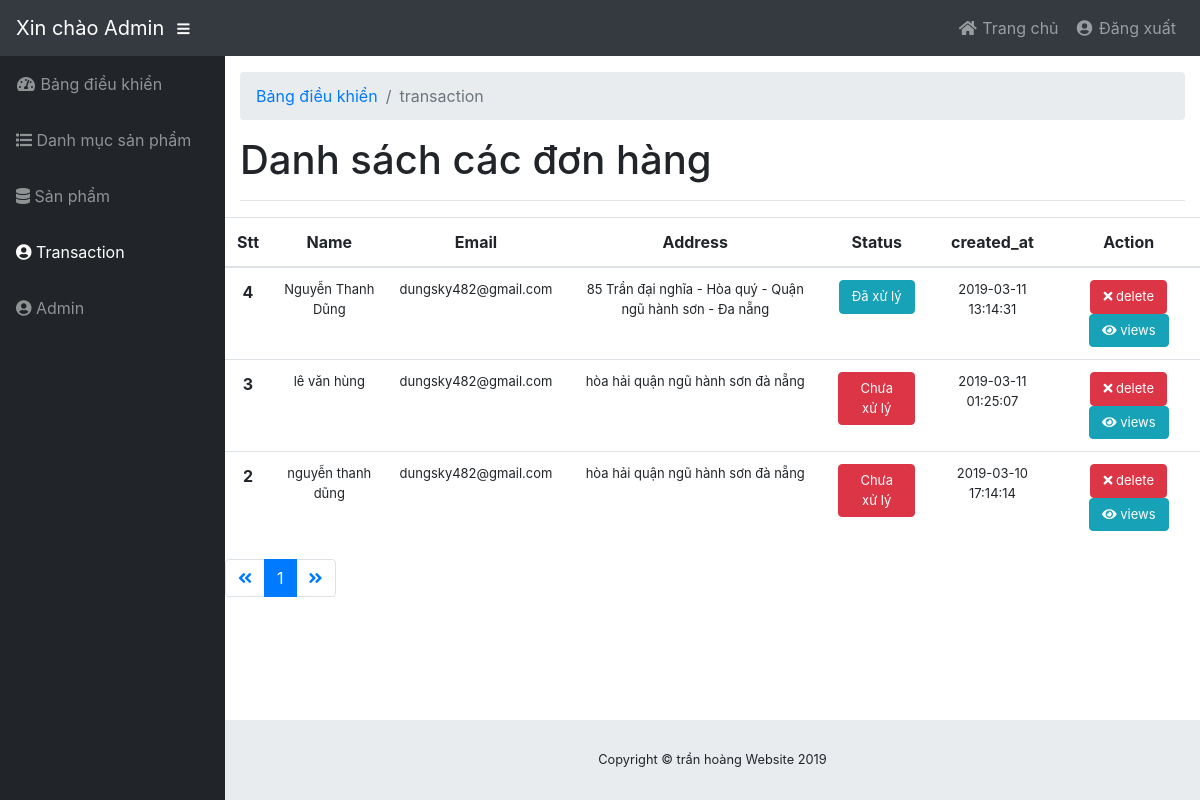
Page /admin/modules/tran/index.php (signed in) on the committed database.
### tables this page shows
CREATE TABLE `tran` (
  `id` int(20) NOT NULL,
  `amount` int(20) DEFAULT NULL,
  `name` varchar(255) DEFAULT NULL,
  `phone` int(20) DEFAULT NULL,
  `tel` int(20) NOT NULL,
  `email` varchar(255) DEFAULT NULL,
  `address` varchar(255) DEFAULT NULL,
  `note` varchar(255) NOT NULL,
  `status` tinyint(4) NOT NULL DEFAULT '0',
  `created_at` timestamp NOT NULL DEFAULT CURRENT_TIMESTAMP ON UPDATE CURRENT_TIMESTAMP,
  `update_at` timestamp NOT NULL DEFAULT CURRENT_TIMESTAMP ON UPDATE CURRENT_TIMESTAMP
);

### libraries/Function.php (called while the page is built, shortened)
<?php
    function base_url()
    {
        return $url  = "http://localhost/muasach/";
    }
 ?>

### libraries/Database.php (called while the page is built, shortened)
<?php
    class Database
    {
        public $link;
        public function __construct()
        {
            $this->link = mysqli_connect("localhost","Dungpitter","Dung1004","muasach") or die ();
            mysqli_set_charset($this->link,"utf8");
        }
        public function countTable($table)
        {
            $sql = "SELECT id FROM  {$table}";
            $result = mysqli_query($this->link, $sql) or die("Lỗi Truy Vấn countTable----" .mysqli_error($this->link));
            $num = mysqli_num_rows($result);
            return $num;
        }
         public  function fetchJone($table,$sql ,$page = 0,$row ,$pagi = false )
        {
            $data = [];
            if ($pagi == true )
            {
                $total = $this->countTable($table);
                $sotrang = ceil($total / $row);
                $start = ($page - 1 ) * $row ;
                $sql .= " LIMIT $start,$row";
                $data = [ "page" => $sotrang];
                $result = mysqli_query($this->link,$sql) or die("Lỗi truy vấn fetchJone ---- " .mysqli_error($this->link));
            }
            else
            {
                $result = mysqli_query($this->link,$sql) or die("Lỗi truy vấn fetchJone ---- " .mysqli_error($this->link));
            }
            if( $result)
            {
                while ($num = mysqli_fetch_assoc($result))
                {
                    $data[] = $num;
                }
            }
            return $data;
        }
    }
?>

### admin/autoload/autoload.php (called while the page is built, shortened)
<?php
	require_once __DIR__. "/../../libraries/Database.php";
	require_once __DIR__. "/../../libraries/Function.php";
    $db = new Database;
 ?>

### admin/modules/tran/index.php (the view, shortened to what this page needs)
<?php
       require_once __DIR__. "/../../autoload/autoload.php";
       if (isset($_GET['page']))
       {
         $p = $_GET['page'];
       }else
       {
        $p = 1;
       }
       $sql = "SELECT tran.* FROM tran ORDER BY ID DESC  ";
       $tran = $db->fetchJone('tran', $sql, $p, 8, true);
       if (isset($tran['page']))
       {
          $sotrang = $tran['page'];
          unset($tran['page']);
       }
?>
<!DOCTYPE html>
<html lang="en">
        <?php require_once __DIR__. "/../../layouts/head_link.php"; ?>
    <body id="page-top">
        <?php include ("../../layouts/header.php"); ?>
        <div id="wrapper">
        <?php require_once __DIR__. "/../../layouts/sidebar.php"; ?>
            <div id="content-wrapper">
                <div class="container-fluid">
                    <ol class="breadcrumb">
                        <li class="breadcrumb-item">
                            <a href="<?= base_url() ?>admin">Bảng điều khiển</a>
                        </li>
                        <li class="breadcrumb-item active">transaction</li>
                    </ol>
                    <h1>Danh sách các đơn hàng
                     </h1>
                    <hr>
                </div>
                <div class="row">
                    <div class="col-md-12">
                        <table class="table text-center">
                          <thead>
                            <tr>
                              <th scope="col">Stt</th>
                              <th scope="col">Name</th>
                              <th scope="col">Email</th>
                              <th scope="col">Address</th>
                              <th scope="col">Status</th>
                              <th scope="col">created_at</th>
                              <th scope="col">Action</th>
                            </tr>
                          </thead>
                          <tbody>
                            <?php foreach ($tran as $value) { ?>
                            <tr>
                              <th scope="row"><?= $value['id'] ?></th>
                              <td><?= $value['name'] ?></td>
                              <td><?= $value['email'] ?></td>
                              <td><?= $value['address'] ?></td>
                              <td>
                                <a href="status.php?id=<?= $value['id'] ?>" class=" btn btn-xs <?= $value['status'] == 0 ? 'btn btn-danger' : ' btn btn-info'; ?>">
                                  <?= $value['status'] == 0 ? 'Chưa xử lý' : 'Đã xử lý' ?>
                                </a>
                              </td>
                              <td><?= $value['created_at'] ?></td>
                              <td>
                                  <a href="delete.php?id=<?= $value['id'] ?>" class="btn btn-danger">
                                    <i class="fa fa-times"></i> delete
                                  </a>
                                  <a href="chi-tiet-don-hang.php?id=<?= $value['id'] ?>" class="btn btn-info">
                                    <i class="fa fa-eye"></i> views
                                  </a>
                              </td>
                            </tr>
                            <?php } ?>
                          </tbody>
                        </table>
                        <nav aria-label="Page navigation example">
                          <ul class="pagination">
                            <li class="page-item">
                              <a class="page-link" href="#"><i class="fa fa-angle-double-left"></i></a>
                            </li>
                            <?php for($i = 1; $i <= $sotrang; $i++) { ?>
                              <?php
                                     if (isset($_GET['page']))
                                       {
                                         $p = $_GET['page'];
                                       }else
                                       {
                                        $p = 1;
                                       }
                               ?>
                            <li class="page-item <?= ($i == $p) ? 'active' : '' ?>">
                              <a class="page-link" href="?page=<?= $i; ?>"><?= $i; ?></a>
                            </li>
                            <?php } ?>
                            <li class="page-item">
                              <a class="page-link" href="#"><i class="fa fa-angle-double-right"></i></a>
                              </li>
                          </ul>
                        </nav>
                    </div>
                </div>
            </div>
                <?php require_once __DIR__. "/../../layouts/footer.php"; ?>
        </div>
    </body>
</html>

### admin/modules/tran/index.php (style rules this page uses)
li { list-style: none }
tr td, tr td a.btn { font-size: 13px; }

### rows in the picture
tran: id "4", name "Nguyễn Thanh Dũng", email "dungsky482@gmail.com", address "85 Trần đại nghĩa - Hòa quý - Quận ngũ hành sơn - Đa nẵng", status "Đã xử lý", created_at "2019-03-11 13:14:31"
tran: id "3", name "lê văn hùng", email "dungsky482@gmail.com", address "hòa hải quận ngũ hành sơn đà nẵng", status "Chưa xử lý", created_at "2019-03-11 01:25:07"
tran: id "2", name "nguyễn thanh dũng", email "dungsky482@gmail.com", address "hòa hải quận ngũ hành sơn đà nẵng", status "Chưa xử lý", created_at "2019-03-10 17:14:14"
